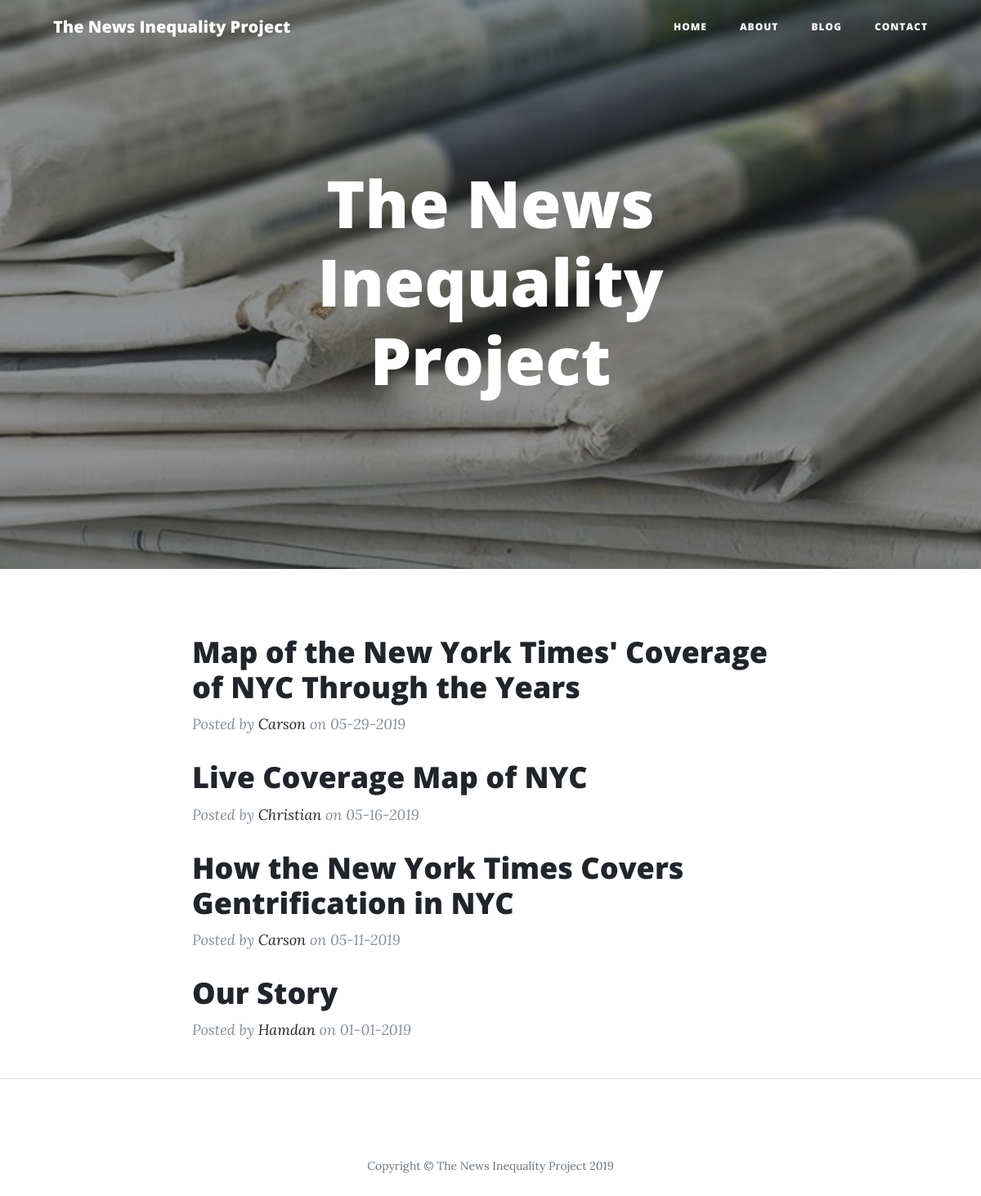
/index, run on the app's committed database.
### app/models.py (models this page shows, shortened)
class Post(db.Model):
    id = db.Column(db.Integer, primary_key=True)
    title = db.Column(db.String(256), nullable=False)
    subtitle = db.Column(db.String(256))
    date = db.Column(db.DateTime(timezone=True), index=True, default=datetime.utcnow)
    external_url = db.Column(db.String(1024), nullable=True)
    header_pic = db.Column(db.Integer(), nullable=True)
    author_id = db.Column(db.Integer, db.ForeignKey('author.id'), nullable=False)
    def author(self):
        author = Author.query.filter_by(id=self.author_id).first()
        return author

class Author(db.Model):
    id = db.Column(db.Integer, primary_key=True)
    firstname = db.Column(db.String(128), nullable=False)
    lastname = db.Column(db.String(128), nullable=False)
    email = db.Column(db.String(256))
    handle = db.Column(db.String(256))
    __table_args__ = (db.UniqueConstraint('firstname', 'lastname', name="u_author_firstname_lastname"),)
    posts = db.relationship('Post', backref='author', lazy='dynamic')
    def posts(self):
        my_posts = Post.query.filter_by(author_id=self.id)
        return my_posts

### app/main/routes.py (the view)
@bp.route('/')
@bp.route('/index')
def index():
    page = request.args.get('page', 1, type=int)
    posts = Post.query.order_by(Post.date.desc()).paginate(page, app.config['MAX_PER_PAGE'], error_out=True)
    post_items = posts.items
    next_url = url_for('blog.html', page=posts.prev_num) if posts.has_prev else None
    prev_url = url_for('blog.html', page=posts.next_num) if posts.has_next else None
    header_pic_url = "/static/img/header_index.jpg"
    return render_template('blog.html', main_header="The News Inequality Project", title="The News Inequality Project", posts=post_items, next_url=next_url, prev_url=prev_url, header_pic_url=header_pic_url)

### app/templates/blog.html (shortened to what this page needs)
{% extends "base.html" %}
{% block content %}
    <div class="container">
      <div class="row">
        <div class="col-lg-8 col-md-10 mx-auto">
          {% for post in posts %}
            {% include '_post_preview.html' %}
          {% endfor %}
        </div>
      </div>
    </div>
{% endblock %}

### app/templates/_post_preview.html (shortened to what this page needs)
<div class="post-preview">
    {% if post.external_url %}
      <a href="{{ post.external_url }}">
    {% else %}
      <a href="{{ url_for('blog.blog_post', post_id=post.id) }}">
    {% endif %}
      <h2 class="post-title">
        {{ post.title }}
      </h2>
    </a>
    <p class="post-meta">Posted by
      <a href="{{ post.author().handle }}">
          {{ post.author().firstname }}
      </a>
      on {{ post.date.date().strftime('%m-%d-%Y') }}
    </p>
</div>

### data on the page
Post: title "Map of the New York Times' Coverage of NYC Through the Years", author "Carson", date "05-29-2019"
Post: title "Live Coverage Map of NYC", author "Christian", date "05-16-2019"
Post: title "How the New York Times Covers Gentrification in NYC", author "Carson", date "05-11-2019"
Post: title "Our Story", author "Hamdan", date "01-01-2019"

### other printed values
{{ main_header }} "The News Inequality Project"
